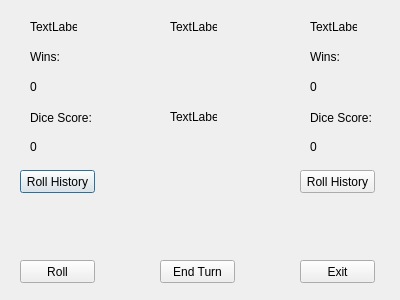
<?xml version="1.0" encoding="UTF-8"?>
<ui version="4.0">
 <class>p_game_menu</class>
 <widget class="QDialog" name="p_game_menu">
  <property name="geometry">
   <rect>
    <x>0</x>
    <y>0</y>
    <width>400</width>
    <height>300</height>
   </rect>
  </property>
  <property name="windowTitle">
   <string>Dialog</string>
  </property>
  <widget class="QLabel" name="p_game_menu_player1_name">
   <property name="geometry">
    <rect>
     <x>30</x>
     <y>20</y>
     <width>47</width>
     <height>13</height>
    </rect>
   </property>
   <property name="text">
    <string>TextLabel</string>
   </property>
  </widget>
  <widget class="QLabel" name="p_game_menu_turn_label">
   <property name="geometry">
    <rect>
     <x>170</x>
     <y>20</y>
     <width>47</width>
     <height>13</height>
    </rect>
   </property>
   <property name="text">
    <string>TextLabel</string>
   </property>
  </widget>
  <widget class="QLabel" name="p_game_menu_player2_name">
   <property name="geometry">
    <rect>
     <x>310</x>
     <y>20</y>
     <width>47</width>
     <height>13</height>
    </rect>
   </property>
   <property name="text">
    <string>TextLabel</string>
   </property>
  </widget>
  <widget class="QLabel" name="label_4">
   <property name="geometry">
    <rect>
     <x>30</x>
     <y>50</y>
     <width>47</width>
     <height>13</height>
    </rect>
   </property>
   <property name="text">
    <string>Wins:</string>
   </property>
  </widget>
  <widget class="QLabel" name="label_5">
   <property name="geometry">
    <rect>
     <x>310</x>
     <y>50</y>
     <width>47</width>
     <height>13</height>
    </rect>
   </property>
   <property name="text">
    <string>Wins:</string>
   </property>
  </widget>
  <widget class="QLabel" name="p_game_menu_player1_wins">
   <property name="geometry">
    <rect>
     <x>30</x>
     <y>80</y>
     <width>47</width>
     <height>13</height>
    </rect>
   </property>
   <property name="text">
    <string>0</string>
   </property>
  </widget>
  <widget class="QLabel" name="p_game_menu_player2_wins">
   <property name="geometry">
    <rect>
     <x>310</x>
     <y>80</y>
     <width>47</width>
     <height>13</height>
    </rect>
   </property>
   <property name="text">
    <string>0</string>
   </property>
  </widget>
  <widget class="QLabel" name="label_8">
   <property name="geometry">
    <rect>
     <x>30</x>
     <y>110</y>
     <width>61</width>
     <height>16</height>
    </rect>
   </property>
   <property name="text">
    <string>Dice Score:</string>
   </property>
  </widget>
  <widget class="QLabel" name="p_game_menu_player1_score">
   <property name="geometry">
    <rect>
     <x>30</x>
     <y>140</y>
     <width>47</width>
     <height>13</height>
    </rect>
   </property>
   <property name="text">
    <string>0</string>
   </property>
  </widget>
  <widget class="QLabel" name="label_10">
   <property name="geometry">
    <rect>
     <x>310</x>
     <y>110</y>
     <width>61</width>
     <height>16</height>
    </rect>
   </property>
   <property name="text">
    <string>Dice Score:</string>
   </property>
  </widget>
  <widget class="QLabel" name="p_game_menu_player2_score">
   <property name="geometry">
    <rect>
     <x>310</x>
     <y>140</y>
     <width>47</width>
     <height>13</height>
    </rect>
   </property>
   <property name="text">
    <string>0</string>
   </property>
  </widget>
  <widget class="QPushButton" name="p_game_menu_player1_history">
   <property name="geometry">
    <rect>
     <x>20</x>
     <y>170</y>
     <width>75</width>
     <height>23</height>
    </rect>
   </property>
   <property name="text">
    <string>Roll History</string>
   </property>
  </widget>
  <widget class="QPushButton" name="p_game_menu_player2_history">
   <property name="geometry">
    <rect>
     <x>300</x>
     <y>170</y>
     <width>75</width>
     <height>23</height>
    </rect>
   </property>
   <property name="text">
    <string>Roll History</string>
   </property>
  </widget>
  <widget class="QPushButton" name="p_game_menu_roll">
   <property name="geometry">
    <rect>
     <x>20</x>
     <y>260</y>
     <width>75</width>
     <height>23</height>
    </rect>
   </property>
   <property name="text">
    <string>Roll</string>
   </property>
  </widget>
  <widget class="QPushButton" name="p_game_menu_endturn">
   <property name="geometry">
    <rect>
     <x>160</x>
     <y>260</y>
     <width>75</width>
     <height>23</height>
    </rect>
   </property>
   <property name="text">
    <string>End Turn</string>
   </property>
  </widget>
  <widget class="QPushButton" name="p_game_menu_exit">
   <property name="geometry">
    <rect>
     <x>300</x>
     <y>260</y>
     <width>75</width>
     <height>23</height>
    </rect>
   </property>
   <property name="text">
    <string>Exit</string>
   </property>
  </widget>
  <widget class="QLabel" name="p_game_menu_currentdice">
   <property name="geometry">
    <rect>
     <x>170</x>
     <y>110</y>
     <width>47</width>
     <height>13</height>
    </rect>
   </property>
   <property name="text">
    <string>TextLabel</string>
   </property>
  </widget>
 </widget>
 <resources/>
 <connections/>
</ui>
